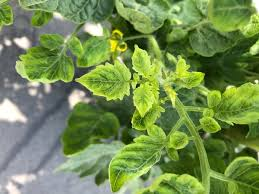
#> input picture images-34-10.jpeg, 259 x 194 px
$ python -i image_segmenter.py   (imports and definitions only)
#> lines starting #> are read from the running program, lines starting #| are printed output that depends on the picture; after the words box and inside, x2 and y2 are one past the last pixel; in counts of white or black regions, pixels touching at a corner belong together
import cv2
import numpy as np
from PIL import Image

class ImageSegmenter:
    """
    图像分割器，用于从图像中提取植物区域

    使用颜色阈值和形态学操作来分离植物区域
    """

    def __init__(self):
        pass

    # [93 lines left out: function segment_plant, not called in this run]

    def segment_plant_lab(self, image):
        """
        使用Lab颜色空间分割植物区域

        参数:
            image: PIL.Image 对象或 numpy.ndarray

        返回:
            segmented_image: 分割后的图像 (与输入格式相同)
            mask: 二值掩码图像 (numpy.ndarray)
        """
        is_pil_image = isinstance(image, Image.Image)
#> is_pil_image = False
        is_numpy_array = isinstance(image, np.ndarray)
#> is_numpy_array = True

        # 处理输入图像，转换为numpy数组
        if is_pil_image:
            img_array = np.array(image)
            # 如果是RGBA格式，转换为RGB
            if img_array.shape[-1] == 4:
                img_array = img_array[..., :3]
            # PIL.Image是RGB格式，转换为BGR用于OpenCV
            img_array_bgr = cv2.cvtColor(img_array, cv2.COLOR_RGB2BGR)
        elif is_numpy_array:
            img_array = image.copy()
            # 如果是RGBA格式，转换为RGB
            if img_array.shape[-1] == 4:
                img_array = img_array[..., :3]
            # 假设输入是BGR格式（OpenCV默认）
            img_array_bgr = img_array
            # 转换为RGB用于后续处理
            img_array = cv2.cvtColor(img_array_bgr, cv2.COLOR_BGR2RGB)
#> img_array is the input picture: shape (194, 259, 3); mean B, G, R 80.9, 141.2, 116.1
        else:
            raise TypeError("输入必须是PIL.Image对象或numpy.ndarray")

        # 转换到Lab颜色空间
        lab = cv2.cvtColor(img_array_bgr, cv2.COLOR_BGR2LAB)
#> lab: shape (194, 259, 3); mean of channels 0, 1, 2 138, 104.2, 136.3

        # 使用a通道（绿色植物在a通道中为负值）
        a_channel = lab[:, :, 1]
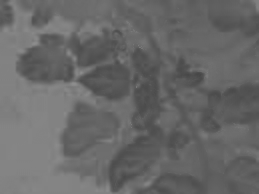
#> a_channel: shape (194, 259); min 71, max 141, mean 104.2

        # 直方图均衡化增强对比度
        a_eq = cv2.equalizeHist(a_channel)
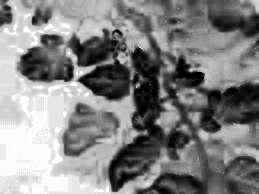
#> a_eq: shape (194, 259); min 0, max 255, mean 130.6

        # 应用Otsu阈值分割
        _, mask = cv2.threshold(a_eq, 0, 255, cv2.THRESH_BINARY_INV + cv2.THRESH_OTSU)
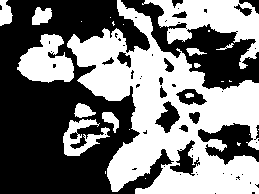
#> mask: shape (194, 259); 47.6% white; 25 white regions (13 under 20 px), largest, box (x1, y1, x2, y2) and area: (67, 0, 259, 194) 16911, (142, 0, 259, 69) 3315, (17, 34, 74, 83) 1766

        # 应用形态学操作
        kernel = cv2.getStructuringElement(cv2.MORPH_ELLIPSE, (15, 15))
        mask = cv2.morphologyEx(mask, cv2.MORPH_CLOSE, kernel)
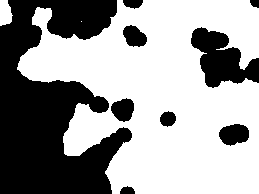
#> mask: shape (194, 259); 61.5% white; 9 black regions, largest, box (x1, y1, x2, y2) and area: (0, 0, 132, 194) 15317, (191, 27, 259, 88) 2286, (219, 124, 249, 146) 498
        mask = cv2.morphologyEx(mask, cv2.MORPH_OPEN, kernel)
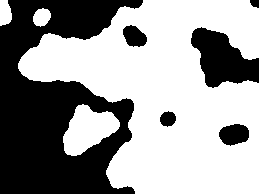
#> mask: shape (194, 259); 60.3% white; 6 black regions

        # 寻找轮廓并保留最大的轮廓
        contours, _ = cv2.findContours(mask, cv2.RETR_EXTERNAL, cv2.CHAIN_APPROX_SIMPLE)
#> contours = 4 contours; box (x1, y1, x2, y2) and area: (18, 0, 259, 194) 28594, (63, 104, 120, 156) 1724, (33, 8, 51, 27) 226, (0, 0, 12, 26) 226

        if contours:
            # 找到最大的轮廓
            largest_contour = max(contours, key=cv2.contourArea)
#> largest_contour = contour of 298 points, box (x1, y1, x2, y2) (18, 0, 259, 194), area 28594

            # 创建新的掩码，只保留最大的轮廓
            full_mask = np.zeros_like(mask)
            cv2.drawContours(full_mask, [largest_contour], -1, 255, -1)
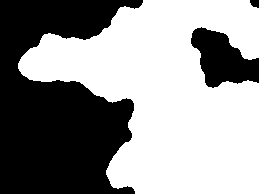
#> full_mask: shape (194, 259); 57.9% white; 3 black regions, box (x1, y1, x2, y2) and area: (0, 0, 143, 194) 18648, (191, 27, 259, 88) 2463, (250, 0, 259, 8) 58

            # 使用掩码提取植物区域
            segmented_array = cv2.bitwise_and(img_array, img_array, mask=full_mask)
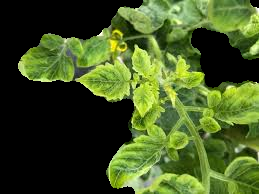
#> segmented_array: shape (194, 259, 3); mean B, G, R 34.9, 86.1, 67.2

            # 找到植物区域的边界框
            x, y, w, h = cv2.boundingRect(largest_contour)
#> x = 18; y = 0; w = 241; h = 194

            # 如果边界框太小，可能是误检测，返回原图
            if w * h < 1000:  # 最小面积阈值
                if is_pil_image:
                    return image, np.ones_like(mask, dtype=np.uint8) * 255
                else:
                    return img_array_bgr, np.ones_like(mask, dtype=np.uint8) * 255

            # 不裁剪，返回完整尺寸的图像和掩码
            if is_pil_image:
                # 转换回PIL图像
                segmented_image = Image.fromarray(segmented_array)
                return segmented_image, full_mask
            else:
                # 转换为BGR格式返回
                segmented_bgr = cv2.cvtColor(segmented_array, cv2.COLOR_RGB2BGR)
                return segmented_bgr, full_mask
        else:
            # 如果没有找到轮廓，返回原图和全白掩码
            if is_pil_image:
                return image, np.ones_like(mask, dtype=np.uint8) * 255
            else:
                return img_array_bgr, np.ones_like(mask, dtype=np.uint8) * 255

    # [158 lines left out: functions segment_plant_rgb_auto, segment_with_fallback, not called in this run]

# 创建全局图像分割器实例
segmenter = ImageSegmenter()

# [32 lines left out: function segment_image, not called in this run]

>>> import cv2
>>> picture = cv2.cvtColor(cv2.imread('../../images-34-10.jpeg'), cv2.COLOR_BGR2RGB)
>>> result = ImageSegmenter().segment_plant_lab(picture)
